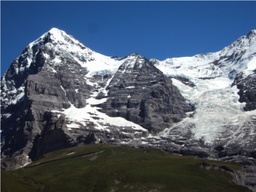
#> input picture key_points/mountain_1.jpg, 256 x 192 px, shrunk from 400 x 300 before the run
$ python show_point_correspondence.py
#> lines starting #> are read from the running program, lines starting #| are printed output that depends on the picture
### key_points/helpers/corner_detector.py
#!/usr/bin/env python3

import cv2
import numpy as np
import matplotlib.pyplot as plt
import imageio
import imutils
from scipy import ndimage

def get_sobel_kernel():
    """The function gives Sobel x and y derivative for corner detection."""
    dx = (1.0 / 8.0) *  np.asarray([[1.0, 2.0, 1.0], [0.0, 0.0, 0.0], [-1.0, -2.0, -1.0]], dtype=float)
    dy = (1.0 / 8.0) * np.asarray([[1.0, 0.0, -1.0], [2.0, 0.0, -2.0], [1.0, 0.0, -1.0]], dtype=float)
    return dx, dy

# [5 lines left out: function get_scharr_kernel, not called in this run]

def get_box_kernel(kernel_size):
    """Returns 2D box kernel of the size w."""
    box_kernel = (1.0/ kernel_size**2) * np.ones( (kernel_size, kernel_size))
    return box_kernel

def compute_corners(I, type, T, kernel="sobel"):
    """
    Compute corner keypoints using Harris and Shi-Tomasi criteria

    Parameters
    ----------
    I : float [MxN]
        grayscale image

    type :  string
            corner type ('harris' or 'Shi-Tomasi')

    T:  float
        threshold for corner detection

    Returns
    -------
    corners : numpy array [num_corners x 2]
              Coordinates of the detected corners.
    """
    if kernel == "sobel":
        dx, dy = get_sobel_kernel()
    else:
        dx, dy = get_scharr_kernel()
    Jx = ndimage.convolve(I, dx)
    Jy = ndimage.convolve(I, dy)
    # Get derivatives
    Jxx = Jx**2
    Jyy = Jy**2
    JxJy = Jx*Jy
    box_filter = get_box_kernel(3)
    sum_Jxx = ndimage.convolve(Jxx, box_filter)
    sum_Jyy = ndimage.convolve(Jyy, box_filter)
    sum_JxJy = ndimage.convolve(JxJy, box_filter)
    # Structure matrix
    # M = |sum_Jxx  sum_JxJy|
    #     |sum_JxJy sum_Jyy|
    det_M = sum_Jxx * sum_Jyy - sum_JxJy * sum_JxJy
    trace_M = sum_Jxx + sum_Jyy
    result = None
    if type == 'harris':
        # k in range [0.04, 0.06]
        k = 0.04
        # R == 0.0 - flat; R < 0.0 - edge; R >> 0.0 - corner
        result = R = det_M - k * trace_M ** 2
    if type == 'shi-tomasi':
        result = lambda_min = trace_M / 2.0  -  0.5 * np.sqrt( trace_M** 2 - 4 * det_M)
    if result is not None:
        corners = np.asarray(np.where(result >= T)).T
        print(f"type {type}, corners {corners.shape}")
        return corners
    else:
        raise(ValueError(f"Unknown corner detector: {type}, choose from: 'harris', 'shi-tomasi'!"))

### key_points/helpers/descriptor.py
from matplotlib.pyplot import jet
import numpy as np


def compute_descriptors(I, corners):
    """
    Computes a 128 bit SIFT like descriptor.
    Parameters
    ----------
    I : float [MxN]
        grayscale image as a 2D numpy array
    corners : numpy array [num_corners x 2]
              Coordinates of the detected corners.

    Returns
    -------
    D : numpy array [num_corners x 128]
        128 bit descriptors  corresponding to each corner keypoint

    """
    descriptors = []
    height, width = np.asarray(I).shape
    #print(f"height {height}, width {width}")
    patch_size = 16
    half_patch = int(patch_size/2)
    boundary_image = np.zeros((height + patch_size + 1, width + patch_size + 1), dtype=float)
    boundary_image[half_patch:height + half_patch, half_patch:width + half_patch] = I

    orientations = np.asarray([[1, 0], [0.5, 0.5], [0, 1], [-0.5, 0.5], [-1, 0], [-0.5, -0.5], [0, -1], [0.5, -0.5]], dtype=float)
    for corner in corners:
        corner += half_patch
        c_min = corner - half_patch
        c_max = corner +  half_patch
        # Forward difference
        grad_x = boundary_image[c_min[0]:c_max[0], c_min[1]:c_max[1]] - boundary_image[c_min[0]:c_max[0], c_min[1]+1:c_max[1]+1]
        grad_y = boundary_image[c_min[0]:c_max[0], c_min[1]:c_max[1]] - boundary_image[c_min[0]+1:c_max[0]+1, c_min[1]:c_max[1]]
        grad = np.concatenate((grad_x[..., None], grad_y[..., None]), axis=-1)
        squares = []
        # Get squares [num_corners, 16, 16, 2] -> [num_corners, 16, 4, 4, 2]
        for i in range(0, patch_size, 4):
            for j in range(0, patch_size, 4):
                squares.append(grad[i:i + 4, j:j + 4, :])
        squares = np.asarray(squares)
        sq_shape = squares.shape
        squares = np.reshape(squares, (sq_shape[0], -1, 2))
        magnitude = np.linalg.norm(squares, axis=-1) / 255.0
        hist = np.inner(orientations, squares)
        hist = np.argmax(hist, axis=0)
        res_hist = np.zeros( (patch_size, 8))
        for i in range(patch_size):
            for j in range(patch_size):
                idx = int(hist[i, j])
                res_hist[i, idx] += magnitude[i, j]
        descriptors.append(np.reshape(res_hist, (-1)))
    return np.asarray(descriptors)


def compute_matches(D1, D2, T = 1.0):
    """
    Computes matches for two images using the descriptors.
    Uses the Lowe's criterea to determine the best match.

    Parameters
    ----------
    D1 : numpy array [num_corners x 128]
         descriptors for image 1 corners
    D2 : numpy array [num_corners x 128]
         descriptors for image 2 corners

    Returns
    ----------
    M : numpy array [num_matches x 2]
        [cornerIdx1, cornerIdx2] each row contains indices of corresponding keypoints
    """
    M = []
    dist = np.linalg.norm(D1[:, None, :] - D2[None, ...], axis=-1)

    for id1, d in enumerate(dist):
        idx = np.argpartition(d, 2, axis=-1)
        q_1 = d[idx[0]]
        q_2 = d[idx[1]]

        if q_1/q_2 > 0.5 or q_1 > T:
            continue
        M.append([id1, idx[0]])


    return np.asarray(M)

### key_points/show_point_correspondence.py
#
# Author: Denis Tananaev
# Date: 09.01.2022
#

import cv2
import numpy as np
import matplotlib.pyplot as plt

from helpers.corner_detector  import compute_corners
from helpers.descriptor import compute_descriptors, compute_matches
from PIL import Image
import imageio
def plot_matches(I1, I2, C1, C2, M):
    """
    Plots the matches between the two images
    """
    # Create a new image with containing both images
    W = I1.shape[1] + I2.shape[1]
    H = np.max([I1.shape[0], I2.shape[0]])
    I_new = np.zeros((H, W), dtype=np.uint8)
    I_new[0:I1.shape[0], 0:I1.shape[1]] = I1
    I_new[0:I2.shape[0], I1.shape[1]:I1.shape[1] + I2.shape[1]] = I2

    # plot matches
    plt.imshow(I_new, cmap='gray')
    for i in range(M.shape[0]):
        p1 = C1[M[i, 0], :]
        p2 = C2[M[i, 1], :] + np.array([I1.shape[1], 0])
        plt.plot(p1[0], p1[1], 'rx')
        plt.plot(p2[0], p2[1], 'rx')
        plt.plot([p1[0], p2[0]], [p1[1], p2[1]], '-y')


if __name__ == "__main__":
    T_harris = 250
    T_shi_tomasi = 110
    wtf= np.asarray(imageio.imread('mountain_1.jpg'))
#> wtf is the input picture: shape (192, 256, 3); mean R, G, B 82.8, 95.6, 113.3
    image_1 = np.asarray(Image.open("mountain_1.jpg"))
    image_2 = np.asarray(Image.open("mountain_2.jpg"))
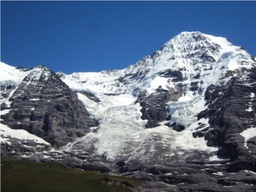
#> input picture key_points/mountain_2.jpg, 256 x 192 px, shrunk from 400 x 300 before the run
#> image_2 is the input picture: shape (192, 256, 3); mean R, G, B 92.9, 108.6, 130.9
    print(f"wtf {wtf.shape} image_1 {image_1.shape}")
#| wtf (192, 256, 3) image_1 (192, 256, 3)
    I1_gray = cv2.cvtColor(image_1, cv2.COLOR_RGB2GRAY)
    I2_gray = cv2.cvtColor(image_2, cv2.COLOR_RGB2GRAY)
    # compute corner keypoints
    C1_harris =  compute_corners(I1_gray, 'harris', T_harris)
#> in compute_corners, `corners = np.asarray(np.where(result >= T)).T`: corners = 436 pairs, first value 26 to 191, second value 0 to 254
#| type harris, corners (436, 2)
#> C1_harris has the same summary as corners in compute_corners
    C2_harris =  compute_corners(I2_gray, 'harris', T_harris)
#> call 2 of compute_corners, with type = 'harris', T = 250, kernel = 'sobel'
#> in compute_corners (call 2), `trace_M = sum_Jxx + sum_Jyy`:
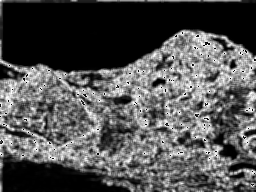
#> trace_M: shape (192, 256); min 0, max 255, mean 82.1
#> in compute_corners (call 2), `corners = np.asarray(np.where(result >= T)).T`: corners = 357 pairs, first value 30 to 191, second value 0 to 255
#| type harris, corners (357, 2)
#> C2_harris has the same summary as corners in compute_corners


    C1_shi_tomasi =  compute_corners(I1_gray, 'shi-tomasi', T_shi_tomasi)
#| type shi-tomasi, corners (756, 2)
#> C1_shi_tomasi = 756 pairs, first value 27 to 165, second value 0 to 255
    C2_shi_tomasi =  compute_corners(I2_gray, 'shi-tomasi', T_shi_tomasi)
#| type shi-tomasi, corners (754, 2)
#> C2_shi_tomasi = 754 pairs, first value 0 to 191, second value 0 to 255

    # compute the descriptor for the two images
    print(f"compute_descriptors")
    D1_harris = compute_descriptors(I1_gray, C1_harris)
#> the loop in compute_descriptors, `for corner in corners:` made 436 passes
#> (corner, c_min, c_max) on passes 1 to 3: ([34, 66], [26, 58], [42, 74]), ([40, 72], [32, 64], [48, 80]), ([40, 262], [32, 254], [48, 270])
#> after the loop in compute_descriptors, `for corner in corners:`: descriptors = 436 items
    D2_harris = compute_descriptors(I2_gray, C2_harris)
#> in compute_descriptors (call 2), `boundary_image = np.zeros((height + patch_size + 1, width + patch_size..`: boundary_image: shape (209, 273) float64; every value is 0
#> in compute_descriptors (call 2), `boundary_image[half_patch:height + half_patch, half_patch:width + half..`:
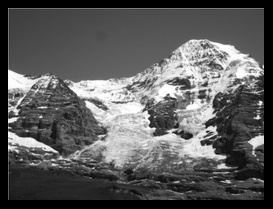
#> boundary_image: shape (209, 273) float64; min 0, max 255, mean 91.7
#> in compute_descriptors (call 2), `orientations = np.asarray([[1, 0], [0.5, 0.5], [0, 1], [-0.5, 0.5], [-..`: orientations = [[1, 0], [0.5, 0.5], [0, 1], [-0.5, 0.5], [-1, 0], [-0.5, -0.5], [0, -1], [0.5, -0.5]]
#> the loop in compute_descriptors (call 2), `for corner in corners:` made 357 passes
#> (corner, c_min, c_max) on passes 1 to 3: ([38, 193], [30, 185], [46, 201]), ([38, 202], [30, 194], [46, 210]), ([40, 212], [32, 204], [48, 220])
#> after the loop in compute_descriptors (call 2), `for corner in corners:`: descriptors = 357 items

    D1_shi_tomasi = compute_descriptors(I1_gray, C1_shi_tomasi)
#> the loop in compute_descriptors (call 3), `for corner in corners:` made 756 passes
#> (corner, c_min, c_max) on passes 1 to 3: ([35, 61], [27, 53], [43, 69]), ([36, 64], [28, 56], [44, 72]), ([37, 67], [29, 59], [45, 75])
#> in compute_descriptors (call 3), `return np.asarray(descriptors)`:
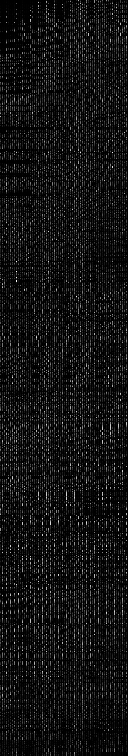
#> returned value: shape (756, 128) float64; min 0, max 4.02, mean 0.299; drawn with min black and max white
    D2_shi_tomasi = compute_descriptors(I2_gray, C2_shi_tomasi)
    print(f"D1_harris {D1_harris.shape}, D2_harris {D2_harris.shape}")
#| D1_harris (436, 128), D2_harris (357, 128)
    print(f"D1_shi_tomasi {D1_shi_tomasi.shape}, D2_shi_tomasi {D2_shi_tomasi.shape}")
#| D1_shi_tomasi (756, 128), D2_shi_tomasi (754, 128)
    print(f"compute matches")
    # Matches for harris corner keypoints and corresponding keypoints
    M_harris = compute_matches(D1_harris, D2_harris)
#> in compute_matches, `dist = np.linalg.norm(D1[:, None, :] - D2[None, ...], axis=-1)`:
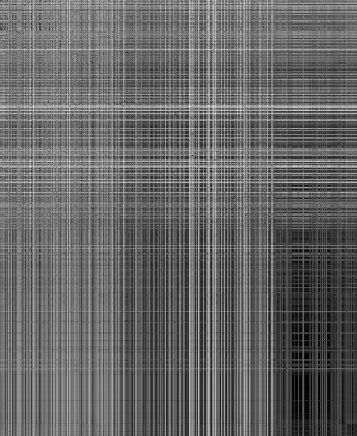
#> dist: shape (436, 357) float64; min 0.224, max 11.89, mean 4.92; drawn with min black and max white

    # Matches for Shi-Tomasi keypoints and corresponding keypoints
    M_shi_tomasi = compute_matches(D1_shi_tomasi, D2_shi_tomasi)
#> call 2 of compute_matches, with T = 1
#> in compute_matches (call 2), `dist = np.linalg.norm(D1[:, None, :] - D2[None, ...], axis=-1)`:
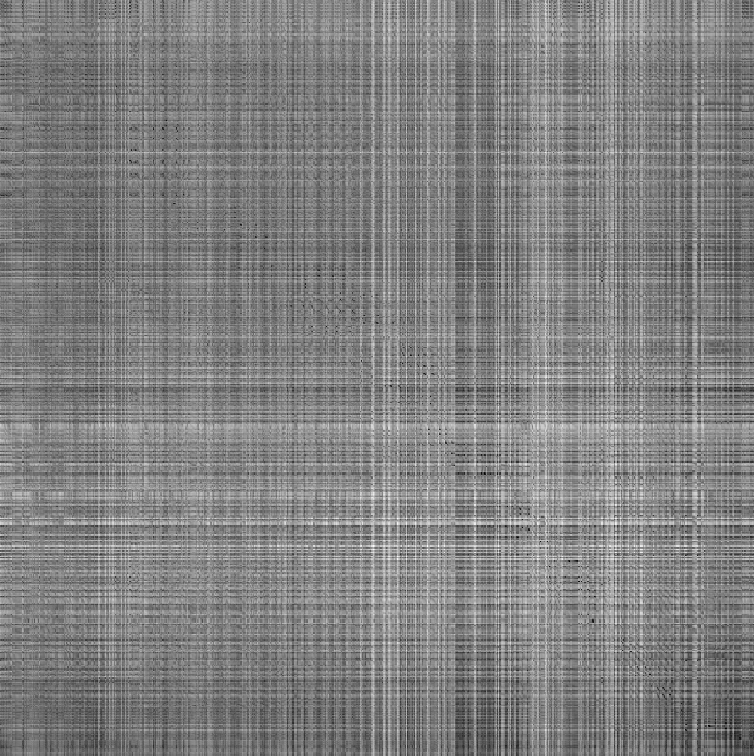
#> dist: shape (756, 754) float64; min 0.785, max 12.4, mean 6.67; drawn with min black and max white
    print(f"M_harris {M_harris.shape}, M_shi_tomasi {M_shi_tomasi.shape}")
#| M_harris (8, 2), M_shi_tomasi (1, 2)


    fig = plt.figure()
    plt.subplot(1,2,1)
    plt.imshow(I1_gray, cmap='gray')
    plt.plot(C1_harris[:,1], C1_harris[:, 0], 'rx', markersize=12)
    plt.xlabel("Harris Corners I1")

    plt.subplot(1,2,2)
    plt.imshow(I2_gray, cmap='gray')
    plt.plot(C2_harris[:,1], C2_harris[:,0], 'rx', markersize=12)
    plt.xlabel("Harris Corners I2")

    C1_harris_transpose = np.zeros_like(C1_harris)
    C1_harris_transpose[:, 0], C1_harris_transpose[:, 1] = C1_harris[:, 1], C1_harris[:, 0]

    C2_harris_transpose = np.zeros_like(C2_harris)
    C2_harris_transpose[:, 0], C2_harris_transpose[:, 1] = C2_harris[:, 1], C2_harris[:, 0]


    C1_shi_tomasi_transpose = np.zeros_like(C1_shi_tomasi)
    C1_shi_tomasi_transpose[:, 0], C1_shi_tomasi_transpose[:, 1] = C1_shi_tomasi[:, 1], C1_shi_tomasi[:, 0]

    C2_shi_tomasi_transpose = np.zeros_like(C2_shi_tomasi)
    C2_shi_tomasi_transpose[:, 0], C2_shi_tomasi_transpose[:, 1] = C2_shi_tomasi[:, 1], C2_shi_tomasi[:, 0]
    # Visualize the matches
    plt.figure()
    plot_matches(I1_gray, I2_gray, C1_harris_transpose, C2_harris_transpose, M_harris)
#> in plot_matches, `I_new = np.zeros((H, W), dtype=np.uint8)`: I_new: shape (192, 512); every value is 0

    plt.figure()
    plot_matches(I1_gray, I2_gray, C1_shi_tomasi_transpose, C2_shi_tomasi_transpose, M_shi_tomasi)
    plt.show()
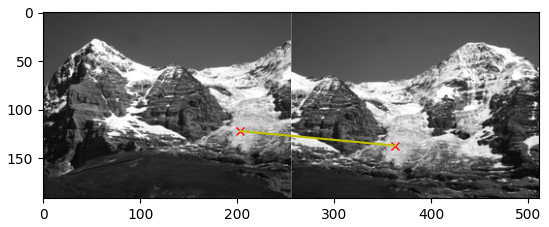
#> figure drawn by matplotlib, 1 panel
